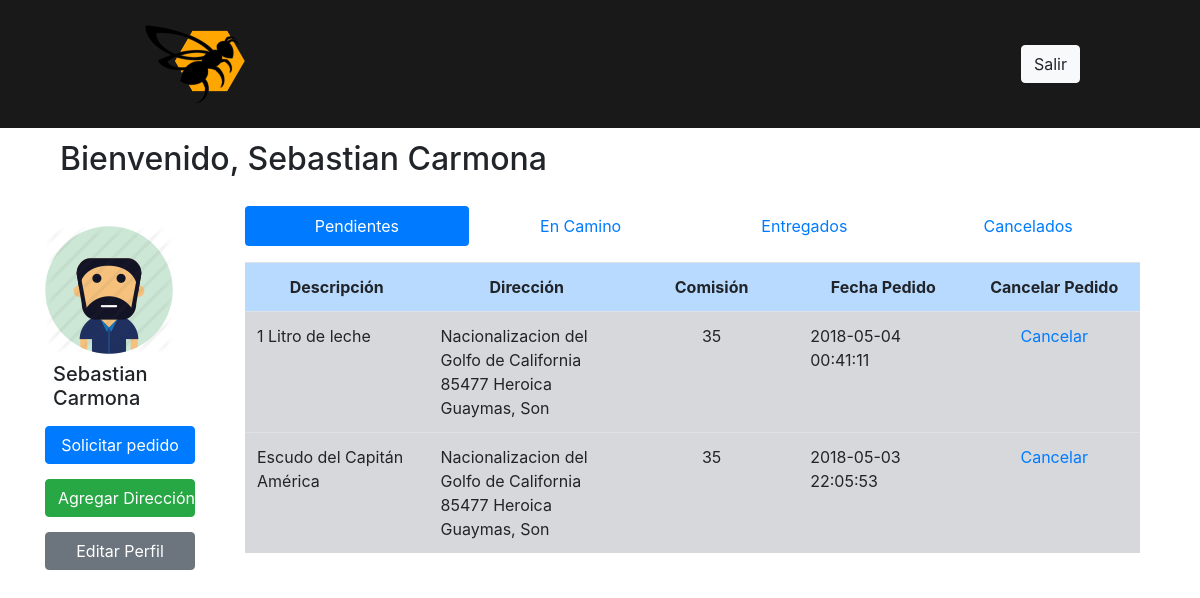
The app's page /home.php (signed in), older data.
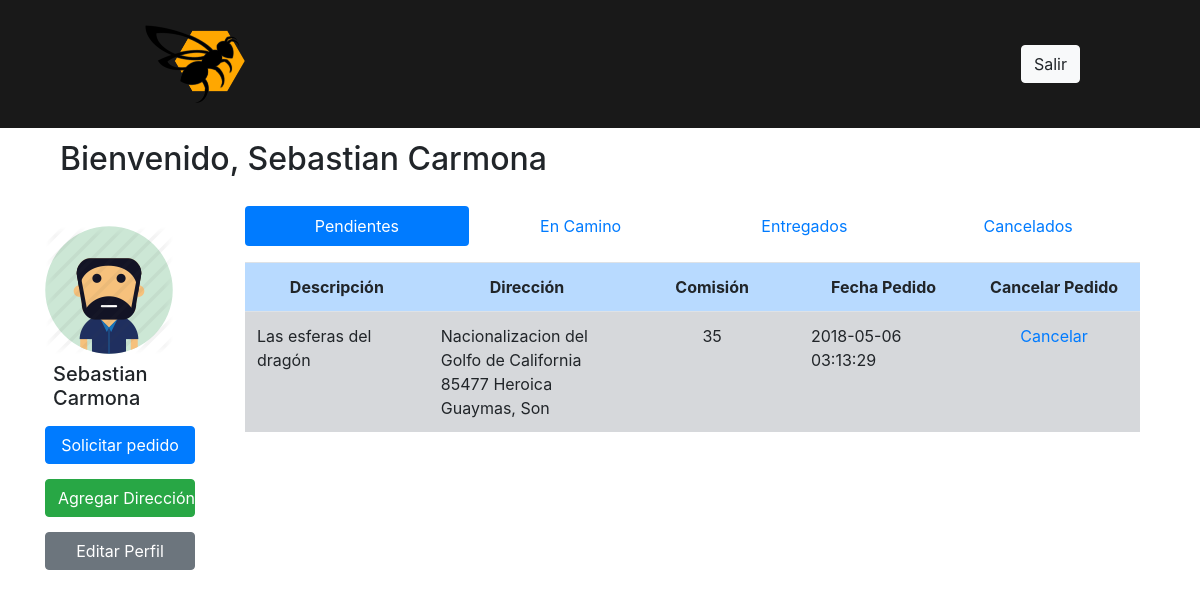
The same page, newer data.
### tables this page shows
CREATE TABLE `envio` (
  `id` int(11) NOT NULL,
  `user_id` int(11) NOT NULL,
  `paquete_id` int(11) NOT NULL,
  `repartidor_id` int(11) DEFAULT NULL,
  `pago` varchar(10) DEFAULT NULL,
  `estado` enum('Solicitado','En camino','Entregado','Cancelado') NOT NULL DEFAULT 'Solicitado',
  `direccion_envio` int(11) NOT NULL,
  `fecha_pedido` datetime NOT NULL DEFAULT CURRENT_TIMESTAMP,
  `fecha_en_camino` datetime NOT NULL DEFAULT '0000-00-00 00:00:00' ON UPDATE CURRENT_TIMESTAMP,
  `fecha_entregado` datetime NOT NULL DEFAULT '0000-00-00 00:00:00' ON UPDATE CURRENT_TIMESTAMP,
  `fecha_cancelado` datetime NOT NULL DEFAULT CURRENT_TIMESTAMP
);

CREATE TABLE `paquete` (
  `id` int(11) NOT NULL,
  `contenido` varchar(100) NOT NULL,
  `valor` varchar(10) DEFAULT NULL
);

CREATE TABLE `direccion` (
  `id` int(11) NOT NULL,
  `user_id` int(11) NOT NULL,
  `name` varchar(60) NOT NULL,
  `address` varchar(80) NOT NULL,
  `lat` float(10,6) NOT NULL,
  `lng` float(10,6) NOT NULL,
  `type` varchar(30) NOT NULL
);

### includes/member_page.php (the view, shortened to what this page needs)
<?php
include "php/conexion.php";
$sql= "select * from user where id = \"$_SESSION[user_id]\"";
$query = $con->query($sql);
while($datos=$query->fetch_array()){
    $nombreCompleto = $datos["fullname"];
}
$sql2 = "select envio.id, paquete.contenido, direccion.address, envio.pago, envio.fecha_pedido
    FROM (( envio
    INNER JOIN paquete ON envio.paquete_id = paquete.id && envio.user_id = \"$_SESSION[user_id]\" && envio.estado = 'Solicitado')
    INNER JOIN direccion ON envio.direccion_envio = direccion.id)
    ORDER BY `envio`.`fecha_pedido` DESC";
$query2 = $con->query($sql2);
?>
<div class="container">
    <div class="row" style="padding-top:20px">
        <div class="col-2">
            <div class="row">
                <img style="padding-top:20px" src="./img/user_man.png" alt="Imagen de Usuario">
            </div>
            <div class="row">
                <p class="h5 p-2"><?php echo $nombreCompleto;?></p>
            </div>
            <div class="row">
                <button type="button" style="width:150px" class="btn btn-primary"
                data-toggle="modal" data-target="#exampleModal">Solicitar pedido</button>
            </div>
            <div class="row" style="padding-top:15px">
                <button type="button" style="width:150px" class="btn btn-success" data-toggle="modal" data-target="#exampleModal2">
                Agregar Dirección
                </button>
            </div>
            <div class="row" style="padding-top:15px">
                <a href="./editar_usuario.php?id=<?php echo $_SESSION["user_id"]?>"><button style="width:150px" type="button"
                class="btn btn-secondary">Editar Perfil</button></a>
            </div>
        </div>
        <div class="col">
<ul class="nav nav-pills mb-3 nav-justified" id="pills-tab" role="tablist">
  <li class="nav-item">
    <a class="nav-link active" id="pills-home-tab" data-toggle="pill" href="#pills-home"
    role="tab" aria-controls="pills-home" aria-selected="true">Pendientes</a>
  </li>
  <li class="nav-item">
    <a class="nav-link" id="pills-profile-tab" data-toggle="pill" href="#pills-profile"
    role="tab" aria-controls="pills-profile" aria-selected="false">En Camino</a>
  </li>
  <li class="nav-item">
    <a class="nav-link" id="pills-contact-tab" data-toggle="pill" href="#pills-contact"
    role="tab" aria-controls="pills-contact" aria-selected="false">Entregados</a>
  </li>
  <li class="nav-item">
    <a class="nav-link" id="pills-cancelado-tab" data-toggle="pill" href="#pills-cancelado"
    role="tab" aria-controls="pills-cancelado" aria-selected="false">Cancelados</a>
  </li>
</ul>
<div class="tab-content" id="pills-tabContent">
  <div class="tab-pane fade show active" id="pills-home" role="tabpanel" aria-labelledby="pills-home-tab">
    <?php
        $resultado = mysqli_query($con, $sql2) or die (mysqli_error($con));
        $id_resultado = mysqli_fetch_array($resultado, MYSQLI_ASSOC);
        $id = $id_resultado['contenido'];
    if($id==null){
        echo "<p>Actualmente no tienes pedidos pendientes</p>";
    }else{
        ?>
    <table class="table" id="example" class="table table-striped table-bordered" style="width:100%">
                <tbody>
                    <tr>
                        <th style="width:250px" class="table-primary text-center" scope="row">Descripción</th>
                        <th style="width:250px" class="table-primary text-center" scope="row">Dirección</th>
                        <th style="width:250px" class="table-primary text-center" scope="row">Comisión</th>
                        <th style="width:250px" class="table-primary text-center" scope="row">Fecha Pedido</th>
                        <th style="width:250px" class="table-primary text-center" scope="row">Cancelar Pedido</th>
                    </tr>
                    <tr>
                    <?php
                        while($datos_pendientes=$query2->fetch_array()){
                        ?>
                        <td class="table-secondary"><?php echo $datos_pendientes['contenido']?></td>
                        <td class="table-secondary"><?php echo $datos_pendientes['address']?></td>
                        <td class="table-secondary text-center"><?php echo $datos_pendientes['pago']?></td>
                        <td class="table-secondary"><?php echo $datos_pendientes['fecha_pedido']?></td>
                        <td class="table-secondary text-center"><a href="php/cancelar_pedido.php?id=<?php echo $datos_pendientes['id']?>">Cancelar</a></td>
                        </tr>
                        <?php
                        }
                        ?>
                </tbody>
            </table>
            <?php
            }
            ?>
  </div>
</div>
        </div>
    </div>
</div>

Row changes from the older to the newer data that the page shows:
no longer on this page (row edited): envio: paquete.contenido "1 Litro de leche", direccion_envio.address "Nacionalizacion del Golfo de California 85477 Heroica Guaymas, Son", pago "35", fecha_pedido "2018-05-04 00:41:11"
removed envio: paquete.contenido "Escudo del Capitán América", direccion_envio.address "Nacionalizacion del Golfo de California 85477 Heroica Guaymas, Son", pago "35", fecha_pedido "2018-05-03 22:05:53"
added envio: paquete.contenido "Las esferas del dragón", direccion_envio.address "Nacionalizacion del Golfo de California 85477 Heroica Guaymas, Son", pago "35", fecha_pedido "2018-05-06 03:13:29"
